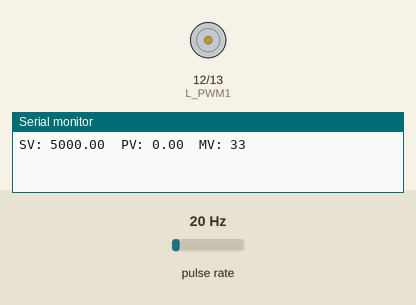
Simulated run of this sketch. Board: Arduino Uno, built with avr-gcc and run on an emulated ATmega328P. Shown: motor-driver pin pairs drawn as motors (green arrow = first pin HIGH = forward, orange = second pin HIGH = backward, longer = more drive), the last lines printed to the serial monitor. Wiring (inferred from the names in the program): pulse sensor: data pin 3. Inputs (shaded band) come from the test bench; at power-on: pulse rate 20 Hz.

Above: at 0.1 s.
At 1.2 s:
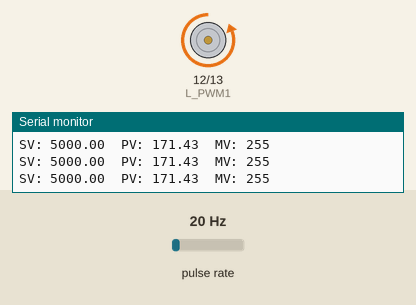
1.3 s: pulse rate (sensor on pin 3) set to 150 Hz
Timing chart, 0 to 4.3 s (numbered marks = the images above; inputs shaded):
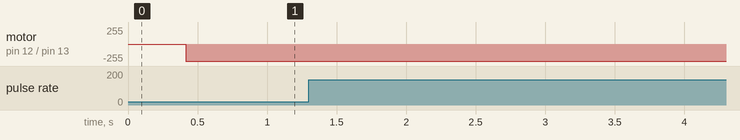

The sketch:

motor_controller.ino
```cpp
#define R_PWM1 13
#define L_PWM1 12
#define ENCOA1 3

float Kp, Ti, Td, Ki, Kd;
float interval_elapsed;
float interval_limit;

unsigned long lasttimepub, now;

float PID1;
float et1, et1_prev;
float eint1, eint1_prev, eint1_update;
float edif1;
float setPointVel1;
float SV1, PV1;
float setPointRpm1 = 5000;
int MV1;
unsigned long t1;
double t_1, Ts1;
float maxRpm = 800;
volatile int encoderPos_1 = 0, encReal_Pos1 = 0;
float V1, rpm_m1, ppr = 7;
unsigned long previousMillis1 = 0, previousMillis2 = 0;
const long interval1, interval2 = 100;

void setup() {
  Serial.begin(9600);

  pinMode(R_PWM1, OUTPUT);
  pinMode(L_PWM1, OUTPUT);
  pinMode(ENCOA1, INPUT_PULLUP);
//  pinMode(ENCOB1, INPUT_PULLUP);

  attachInterrupt (digitalPinToInterrupt (ENCOA1), readEncoder1, RISING);

  Kp = 0.009121;  //0.01021
  Ti = 4.957;   //8.057
  Td = 1.071;   //1.071

  if (Ti == 0) {
    Ki = 0;
  }
  else {
    Ki = Kp / Ti;
  }
  //--> Hitung Kd
  Kd = Kp * Td;
  et1_prev = 0;
  eint1_prev = 0;

  interval_limit = 0.05;
  interval_elapsed = 0;

  t1 = millis();
  delay(10);

}

void loop() {
  read_rpm();
  now = millis();

  unsigned long currentMillis1 = millis();
  unsigned long currentMillis2 = millis();

  SV1 = abs(setPointRpm1);
  PV1 = rpm_m1;

  t1 = millis();
  Ts1 = (t1 - t_1) / 10;

  et1 = SV1 - PV1;
  eint1_update = ((et1 + et1_prev) * Ts1) / 2;
  eint1 = eint1_prev + eint1_update;
  edif1 = (et1 - et1_prev) / Ts1;

  PID1 = Kp * et1 + Ki * eint1 + Kd * edif1;

  if (PID1 > maxRpm) {
    PID1 = maxRpm;
  }
  else if (PID1 < 0) {
    PID1 = 0;
  }

  else {
    PID1 = PID1;
  }

  PID1 = PID1 / maxRpm;
  MV1 = PID1 * 255;
  analogWrite(R_PWM1, MV1);
  interval_elapsed += Ts1;

  if (interval_elapsed >= interval_limit){
    Serial.print("SV: "); Serial.print(SV1); Serial.print("\t");
    Serial.print("PV: "); Serial.print(PV1); Serial.print("\t");
    Serial.print("MV: "); Serial.println(MV1);
  }

  et1_prev = et1;
  eint1_prev = eint1;
  t_1 = t1;
  delay(100);
}

void read_rpm(){
  previousMillis1 = millis();

    if (previousMillis1 - previousMillis2 >= 100){
      rpm_m1 = abs((encoderPos_1 / ppr) * 600);
      encoderPos_1 = 0;
      previousMillis2 = previousMillis1;
    }
}

void readEncoder1() {
  int a = digitalRead(ENCOA1);
  if (a > 0) {
    encoderPos_1--;
//    encReal_Pos1--;
  }
  else {
    encoderPos_1++;
//    encReal_Pos1++;
  }
}
```
